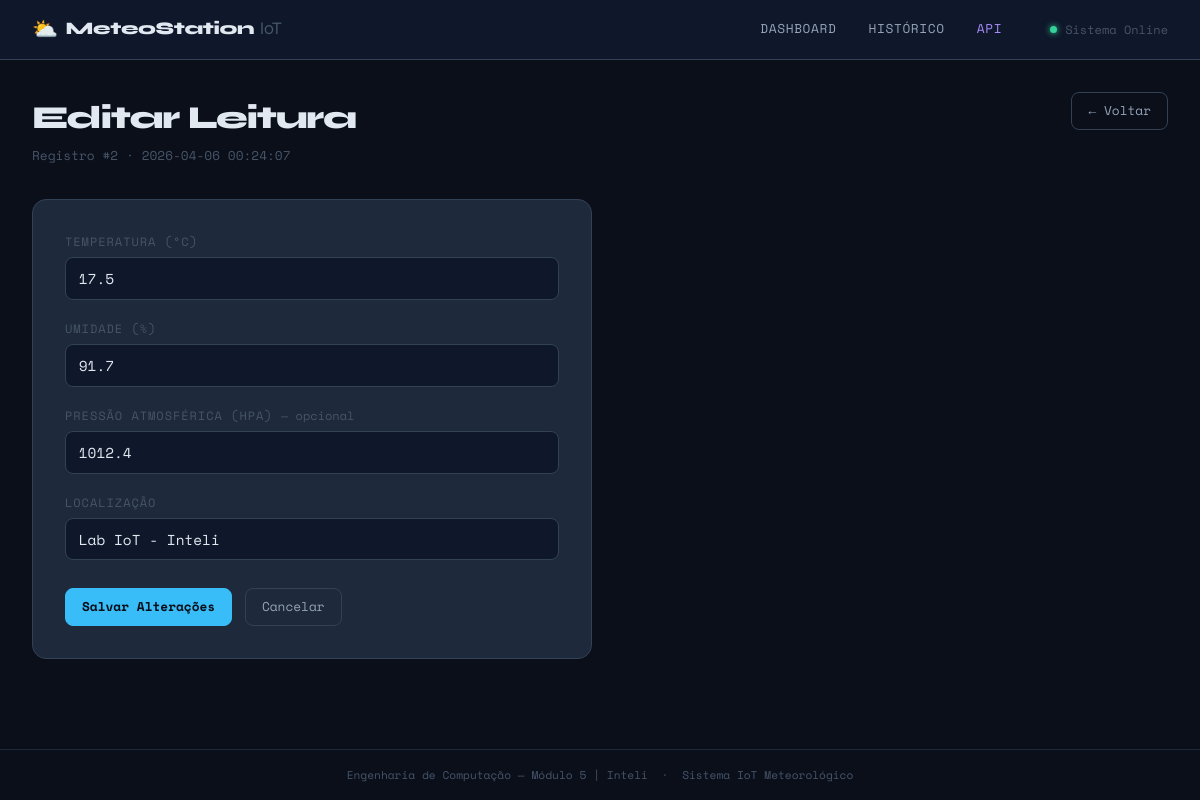
Page /leituras/2/editar on the committed database.
### tables this page shows
CREATE TABLE leituras (
    id INTEGER PRIMARY KEY AUTOINCREMENT,
    temperatura REAL NOT NULL,
    umidade REAL NOT NULL,
    pressao REAL,
    localizacao TEXT DEFAULT 'Lab IoT - Inteli',
    timestamp DATETIME DEFAULT (datetime('now','localtime'))
);

### app.py (the view)
@app.route('/leituras/<int:id>/editar', methods=['GET'])
def editar_form(id):
    leitura = buscar_leitura(id)
    if not leitura:
        abort(404)
    return render_template('editar.html', leitura=leitura)

### app.py (called while the page is built)
@app.before_request
def _setup():
    pass  # init_db() é chamado no __main__

### database.py (called while the page is built)
def get_db_connection():
    conn = sqlite3.connect(DB_PATH, timeout=10)
    conn.execute('PRAGMA journal_mode=WAL')
    conn.execute('PRAGMA busy_timeout=5000')
    conn.row_factory = sqlite3.Row
    return conn

def buscar_leitura(id):
    conn = get_db_connection()
    row = conn.execute('SELECT * FROM leituras WHERE id = ?', (id,)).fetchone()
    conn.close()
    return dict(row) if row else None

### templates/editar.html (shortened to what this page needs)
{% extends 'base.html' %}
{% block content %}
<div class="page-header">
  <div>
    <h1 class="page-title">Editar Leitura</h1>
    <p class="page-sub">Registro #{{ leitura.id }} · {{ leitura.timestamp }}</p>
  </div>
  <a href="{{ url_for('listar') }}" class="btn btn-ghost">← Voltar</a>
</div>
<div class="form-container">
  <form action="{{ url_for('atualizar', id=leitura.id) }}" method="POST" class="edit-form">
    <div class="form-group">
      <label class="form-label" for="temperatura">Temperatura (°C)</label>
      <input
        type="number"
        step="0.1"
        id="temperatura"
        name="temperatura"
        class="form-input"
        value="{{ leitura.temperatura }}"
        required
        min="-50"
        max="80"
      >
    </div>
    <div class="form-group">
      <label class="form-label" for="umidade">Umidade (%)</label>
      <input
        type="number"
        step="0.1"
        id="umidade"
        name="umidade"
        class="form-input"
        value="{{ leitura.umidade }}"
        required
        min="0"
        max="100"
      >
    </div>
    <div class="form-group">
      <label class="form-label" for="pressao">Pressão Atmosférica (hPa) <span class="optional">— opcional</span></label>
      <input
        type="number"
        step="0.1"
        id="pressao"
        name="pressao"
        class="form-input"
        value="{{ leitura.pressao if leitura.pressao else '' }}"
        min="800"
        max="1200"
      >
    </div>
    <div class="form-group">
      <label class="form-label" for="localizacao">Localização</label>
      <input
        type="text"
        id="localizacao"
        name="localizacao"
        class="form-input"
        value="{{ leitura.localizacao }}"
        maxlength="100"
      >
    </div>
    <div class="form-actions">
      <button type="submit" class="btn btn-primary">Salvar Alterações</button>
      <a href="{{ url_for('listar') }}" class="btn btn-ghost">Cancelar</a>
    </div>
  </form>
</div>
{% endblock %}

### static/css/style.css (style rules this page uses)
:root { --bg-base: #0a0f1a; --bg-surface: #0f172a; --bg-card: #1e293b; --bg-hover: #263349; --border: #1e293b; --border-hi: #334155; --text-primary: #e2e8f0; --text-secondary: #94a3b8; --text-muted: #475569; --accent-temp: #f97316; --accent-umid: #38bdf8; --accent-pres: #a78bfa; --accent-total: #34d399; --accent-red: #f43f5e; --font-display: 'Syne', sans-serif; --font-mono: 'Space Mono', monospace; --radius: 8px; --radius-lg: 14px; --shadow: 0 4px 24px rgba(0,0,0,0.4); }
*, *::before, *::after { box-sizing: border-box; margin: 0; padding: 0; }
html { scroll-behavior: smooth; }
body { background: var(--bg-base); color: var(--text-primary); font-family: var(--font-mono); font-size: 14px; line-height: 1.6; min-height: 100vh; display: flex; flex-direction: column; }
a { color: inherit; text-decoration: none; }
.page-header { display: flex; align-items: flex-start; justify-content: space-between; margin-bottom: 2rem; }
.page-title { font-family: var(--font-display); font-size: 2rem; font-weight: 800; letter-spacing: -0.04em; }
.page-sub { color: var(--text-muted); font-size: 0.8rem; margin-top: 0.2rem; }
.btn { display: inline-flex; align-items: center; gap: 0.3rem; padding: 0.5rem 1rem; border-radius: var(--radius); font-family: var(--font-mono); font-size: 0.8rem; cursor: pointer; border: 1px solid var(--border-hi); background: var(--bg-card); color: var(--text-secondary); transition: all 0.15s; white-space: nowrap; }
.btn-primary { background: var(--accent-umid); color: #0a0f1a; border-color: var(--accent-umid); font-weight: 700; }
.btn-ghost { background: transparent; }
.form-container { max-width: 560px; }
.edit-form { background: var(--bg-card); border: 1px solid var(--border-hi); border-radius: var(--radius-lg); padding: 2rem; display: flex; flex-direction: column; gap: 1.2rem; }
.form-group { display: flex; flex-direction: column; gap: 0.4rem; }
.form-label { font-size: 0.75rem; text-transform: uppercase; letter-spacing: 0.08em; color: var(--text-muted); }
.optional { color: var(--text-muted); text-transform: none; letter-spacing: 0; }
.form-input { background: var(--bg-surface); border: 1px solid var(--border-hi); border-radius: var(--radius); color: var(--text-primary); font-family: var(--font-mono); font-size: 0.9rem; padding: 0.6rem 0.8rem; transition: border-color 0.2s; outline: none; }
.form-actions { display: flex; gap: 0.8rem; padding-top: 0.5rem; }

### rows in the picture
leituras: id "2", timestamp "2026-04-06 00:24:07", temperatura "17.5", umidade "91.7", pressao "1012.4", localizacao "Lab IoT - Inteli"
